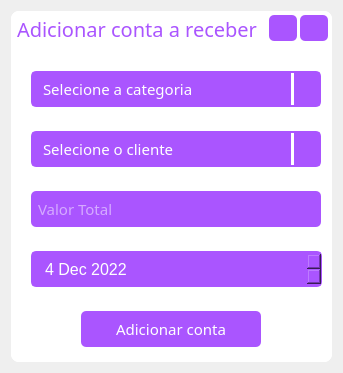
<?xml version="1.0" encoding="UTF-8"?>
<ui version="4.0">
 <class>Form</class>
 <widget class="QWidget" name="Form">
  <property name="geometry">
   <rect>
    <x>0</x>
    <y>0</y>
    <width>343</width>
    <height>373</height>
   </rect>
  </property>
  <property name="windowTitle">
   <string>Form</string>
  </property>
  <layout class="QVBoxLayout" name="verticalLayout">
   <item>
    <widget class="QFrame" name="CentralFrame">
     <property name="styleSheet">
      <string notr="true">background-color: rgb(255, 255, 255);
border-radius: 8px;</string>
     </property>
     <property name="frameShape">
      <enum>QFrame::StyledPanel</enum>
     </property>
     <property name="frameShadow">
      <enum>QFrame::Raised</enum>
     </property>
     <layout class="QVBoxLayout" name="verticalLayout_2">
      <property name="spacing">
       <number>0</number>
      </property>
      <property name="leftMargin">
       <number>0</number>
      </property>
      <property name="topMargin">
       <number>0</number>
      </property>
      <property name="rightMargin">
       <number>0</number>
      </property>
      <property name="bottomMargin">
       <number>0</number>
      </property>
      <item>
       <widget class="QFrame" name="barraTitulo">
        <property name="maximumSize">
         <size>
          <width>16777215</width>
          <height>40</height>
         </size>
        </property>
        <property name="frameShape">
         <enum>QFrame::StyledPanel</enum>
        </property>
        <property name="frameShadow">
         <enum>QFrame::Raised</enum>
        </property>
        <layout class="QHBoxLayout" name="horizontalLayout">
         <property name="spacing">
          <number>3</number>
         </property>
         <property name="leftMargin">
          <number>6</number>
         </property>
         <property name="topMargin">
          <number>4</number>
         </property>
         <property name="rightMargin">
          <number>4</number>
         </property>
         <item>
          <widget class="QLabel" name="label">
           <property name="font">
            <font>
             <family>Segoe UI Semibold</family>
             <pointsize>15</pointsize>
            </font>
           </property>
           <property name="styleSheet">
            <string notr="true">color: rgb(170, 85, 255);</string>
           </property>
           <property name="text">
            <string>Adicionar conta a receber</string>
           </property>
          </widget>
         </item>
         <item>
          <spacer name="horizontalSpacer">
           <property name="orientation">
            <enum>Qt::Horizontal</enum>
           </property>
           <property name="sizeHint" stdset="0">
            <size>
             <width>55</width>
             <height>20</height>
            </size>
           </property>
          </spacer>
         </item>
         <item>
          <widget class="QPushButton" name="minimizar">
           <property name="minimumSize">
            <size>
             <width>28</width>
             <height>25</height>
            </size>
           </property>
           <property name="maximumSize">
            <size>
             <width>28</width>
             <height>26</height>
            </size>
           </property>
           <property name="styleSheet">
            <string notr="true">QPushButton{
background-color: rgb(170, 85, 255);
border-radius: 5px;
color: rgb(255, 255, 255);
}

QPushButton:hover{
background-color: rgb(165, 82, 247);
border-radius: 5px;
color: rgb(255, 255, 255);
}

QPushButton:pressed{
background-color: rgb(170, 85, 255);
border-radius: 5px;
color: rgb(255, 255, 255);
}</string>
           </property>
           <property name="text">
            <string/>
           </property>
           <property name="icon">
            <iconset>
             <normaloff>../img/24x24/cil-minus.png</normaloff>../img/24x24/cil-minus.png</iconset>
           </property>
           <property name="iconSize">
            <size>
             <width>20</width>
             <height>20</height>
            </size>
           </property>
          </widget>
         </item>
         <item>
          <widget class="QPushButton" name="fechar">
           <property name="minimumSize">
            <size>
             <width>28</width>
             <height>26</height>
            </size>
           </property>
           <property name="maximumSize">
            <size>
             <width>28</width>
             <height>26</height>
            </size>
           </property>
           <property name="styleSheet">
            <string notr="true">QPushButton{
background-color: rgb(170, 85, 255);
border-radius: 5px;
color: rgb(255, 255, 255);
}

QPushButton:hover{
background-color: rgb(165, 82, 247);
border-radius: 5px;
color: rgb(255, 255, 255);
}

QPushButton:pressed{
background-color: rgb(170, 85, 255);
border-radius: 5px;
color: rgb(255, 255, 255);
}</string>
           </property>
           <property name="text">
            <string/>
           </property>
           <property name="icon">
            <iconset>
             <normaloff>../img/24x24/cil-x-f.png</normaloff>../img/24x24/cil-x-f.png</iconset>
           </property>
           <property name="iconSize">
            <size>
             <width>20</width>
             <height>20</height>
            </size>
           </property>
          </widget>
         </item>
        </layout>
       </widget>
      </item>
      <item>
       <widget class="QFrame" name="frame">
        <property name="frameShape">
         <enum>QFrame::StyledPanel</enum>
        </property>
        <property name="frameShadow">
         <enum>QFrame::Raised</enum>
        </property>
        <widget class="QPushButton" name="adicionarConta">
         <property name="geometry">
          <rect>
           <x>70</x>
           <y>260</y>
           <width>180</width>
           <height>36</height>
          </rect>
         </property>
         <property name="minimumSize">
          <size>
           <width>180</width>
           <height>36</height>
          </size>
         </property>
         <property name="maximumSize">
          <size>
           <width>180</width>
           <height>1234567</height>
          </size>
         </property>
         <property name="font">
          <font>
           <family>Segoe UI Semibold</family>
           <pointsize>11</pointsize>
          </font>
         </property>
         <property name="styleSheet">
          <string notr="true">QPushButton{
background-color: rgb(170, 85, 255);
border-radius: 5px;
color: rgb(255, 255, 255);
}

QPushButton:hover{
background-color: rgb(165, 82, 247);
border-radius: 5px;
color: rgb(255, 255, 255);
}

QPushButton:pressed{
background-color: rgb(170, 85, 255);
border-radius: 5px;
color: rgb(255, 255, 255);
}</string>
         </property>
         <property name="text">
          <string>Adicionar conta</string>
         </property>
         <property name="iconSize">
          <size>
           <width>20</width>
           <height>20</height>
          </size>
         </property>
        </widget>
        <widget class="QComboBox" name="categoria">
         <property name="geometry">
          <rect>
           <x>20</x>
           <y>20</y>
           <width>290</width>
           <height>36</height>
          </rect>
         </property>
         <property name="minimumSize">
          <size>
           <width>290</width>
           <height>36</height>
          </size>
         </property>
         <property name="maximumSize">
          <size>
           <width>290</width>
           <height>36</height>
          </size>
         </property>
         <property name="font">
          <font>
           <family>Segoe UI Semibold</family>
           <pointsize>11</pointsize>
          </font>
         </property>
         <property name="styleSheet">
          <string notr="true">


QComboBox{
background-color:rgb(170, 85, 255);
border-radius:5px;
border: 2px solid rgb(170, 85, 255);
padding: 5px;
padding-left: 10px;
color: rgb(255, 255, 255);
}

QComboBox:hover{
 border: 2px solid rgb(170, 85, 255);
}
QComboBox::drop-down {
subcontrol-origin: padding;
subcontrol-position: top right;
width: 25px; 
border-left-width: 3px;
border-left-color: rgb(255, 255, 255);
border-left-style: solid;
border-top-right-radius: 3px;
border-bottom-right-radius: 3px;
}
QComboBox QAbstractItemView {
color: rgb(255, 255, 255);	
background-color:rgb(170, 85, 255);
padding: 10px;
selection-background-color: rgb(195, 155, 255);
border:2px solid  rgb(255, 255, 255);
border-radius:5px;
}</string>
         </property>
         <property name="currentText">
          <string/>
         </property>
         <property name="placeholderText">
          <string>Selecione a categoria</string>
         </property>
         <item>
          <property name="text">
           <string/>
          </property>
         </item>
         <item>
          <property name="text">
           <string>Prestação de serviço</string>
          </property>
         </item>
         <item>
          <property name="text">
           <string>Casa</string>
          </property>
         </item>
         <item>
          <property name="text">
           <string>Produto</string>
          </property>
         </item>
        </widget>
        <widget class="QComboBox" name="cliente">
         <property name="geometry">
          <rect>
           <x>20</x>
           <y>80</y>
           <width>290</width>
           <height>36</height>
          </rect>
         </property>
         <property name="minimumSize">
          <size>
           <width>290</width>
           <height>36</height>
          </size>
         </property>
         <property name="maximumSize">
          <size>
           <width>290</width>
           <height>36</height>
          </size>
         </property>
         <property name="font">
          <font>
           <family>Segoe UI Semibold</family>
           <pointsize>11</pointsize>
          </font>
         </property>
         <property name="styleSheet">
          <string notr="true">


QComboBox{
background-color:rgb(170, 85, 255);
border-radius:5px;
border: 2px solid rgb(170, 85, 255);
padding: 5px;
padding-left: 10px;
color: rgb(255, 255, 255);
}

QComboBox:hover{
 border: 2px solid rgb(170, 85, 255);
}
QComboBox::drop-down {
subcontrol-origin: padding;
subcontrol-position: top right;
width: 25px; 
border-left-width: 3px;
border-left-color: rgb(255, 255, 255);
border-left-style: solid;
border-top-right-radius: 3px;
border-bottom-right-radius: 3px;
}
QComboBox QAbstractItemView {
color: rgb(255, 255, 255);	
background-color:rgb(170, 85, 255);
padding: 10px;
selection-background-color: rgb(195, 155, 255);
border:2px solid  rgb(255, 255, 255);
border-radius:5px;
}</string>
         </property>
         <property name="currentText">
          <string/>
         </property>
         <property name="placeholderText">
          <string>Selecione o cliente</string>
         </property>
         <item>
          <property name="text">
           <string/>
          </property>
         </item>
         <item>
          <property name="text">
           <string>Daniel</string>
          </property>
         </item>
         <item>
          <property name="text">
           <string>WhiteSpot</string>
          </property>
         </item>
        </widget>
        <widget class="QLineEdit" name="valorTotal">
         <property name="geometry">
          <rect>
           <x>20</x>
           <y>140</y>
           <width>290</width>
           <height>36</height>
          </rect>
         </property>
         <property name="minimumSize">
          <size>
           <width>290</width>
           <height>36</height>
          </size>
         </property>
         <property name="maximumSize">
          <size>
           <width>290</width>
           <height>36</height>
          </size>
         </property>
         <property name="font">
          <font>
           <family>Segoe UI Semibold</family>
           <pointsize>11</pointsize>
          </font>
         </property>
         <property name="styleSheet">
          <string notr="true">background-color: rgb(170, 85, 255);
border-radius:5px;
color: rgb(255, 255, 255);
padding-left:5px;</string>
         </property>
         <property name="placeholderText">
          <string>Valor Total</string>
         </property>
        </widget>
        <widget class="QDateEdit" name="dataVenciamento">
         <property name="geometry">
          <rect>
           <x>20</x>
           <y>200</y>
           <width>291</width>
           <height>36</height>
          </rect>
         </property>
         <property name="font">
          <font>
           <pointsize>12</pointsize>
           <bold>false</bold>
          </font>
         </property>
         <property name="styleSheet">
          <string notr="true">QDateEdit{
background-color:rgb(170, 85, 255);
border-radius:5px;
border: 2px solid rgb(170, 85, 255);
padding: 5px;
padding-left: 10px;
color: rgb(255, 255, 255);
}

QDateEdit:hover{
 border: 2px solid rgb(170, 85, 255);
}
</string>
         </property>
         <property name="date">
          <date>
           <year>2022</year>
           <month>12</month>
           <day>4</day>
          </date>
         </property>
        </widget>
       </widget>
      </item>
     </layout>
    </widget>
   </item>
  </layout>
 </widget>
 <resources/>
 <connections/>
</ui>
